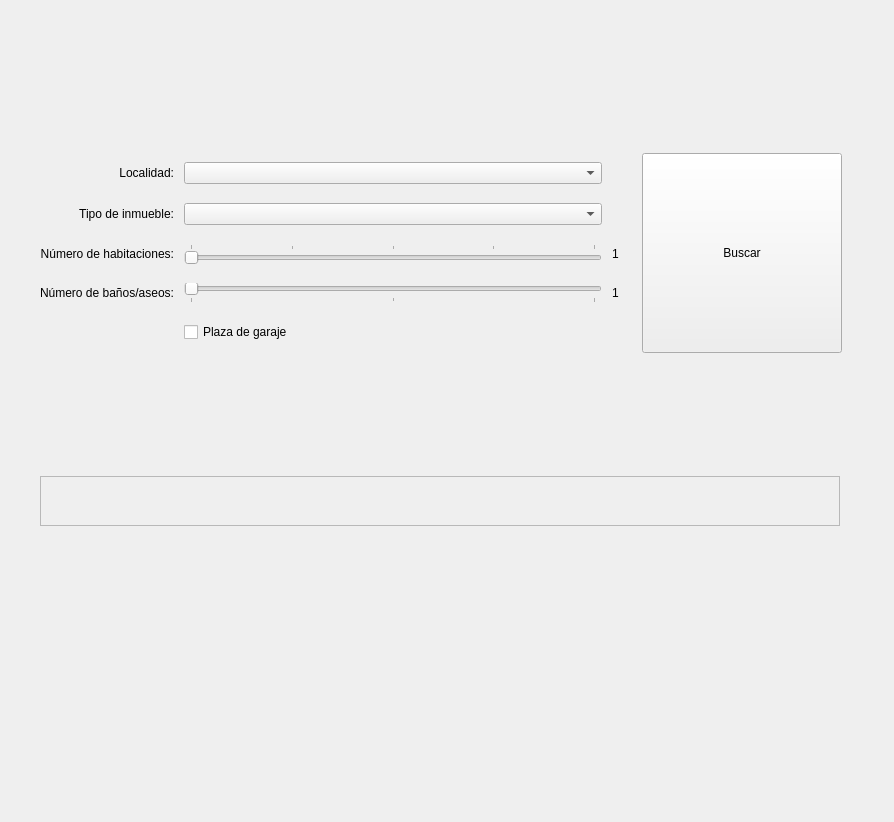
<?xml version="1.0" encoding="UTF-8"?>
<ui version="4.0">
 <class>Form</class>
 <widget class="QWidget" name="Form">
  <property name="geometry">
   <rect>
    <x>0</x>
    <y>0</y>
    <width>894</width>
    <height>822</height>
   </rect>
  </property>
  <property name="windowTitle">
   <string>Form</string>
  </property>
  <widget class="QWidget" name="verticalLayoutWidget">
   <property name="geometry">
    <rect>
     <x>40</x>
     <y>40</y>
     <width>802</width>
     <height>601</height>
    </rect>
   </property>
   <layout class="QVBoxLayout" name="verticalLayout">
    <property name="spacing">
     <number>10</number>
    </property>
    <item>
     <layout class="QHBoxLayout" name="horizontalLayout">
      <item>
       <layout class="QGridLayout" name="gridLayout_2">
        <item row="0" column="1">
         <widget class="QComboBox" name="localidad_comboBox"/>
        </item>
        <item row="1" column="0">
         <widget class="QLabel" name="tipo_inmueble_label">
          <property name="text">
           <string>Tipo de inmueble:</string>
          </property>
          <property name="alignment">
           <set>Qt::AlignRight|Qt::AlignTrailing|Qt::AlignVCenter</set>
          </property>
         </widget>
        </item>
        <item row="3" column="1">
         <widget class="QSlider" name="num_ba_horizontalSlider">
          <property name="minimum">
           <number>1</number>
          </property>
          <property name="maximum">
           <number>3</number>
          </property>
          <property name="pageStep">
           <number>1</number>
          </property>
          <property name="orientation">
           <enum>Qt::Horizontal</enum>
          </property>
          <property name="tickPosition">
           <enum>QSlider::TicksBelow</enum>
          </property>
          <property name="tickInterval">
           <number>1</number>
          </property>
         </widget>
        </item>
        <item row="0" column="0">
         <widget class="QLabel" name="localidad_label">
          <property name="text">
           <string>Localidad:</string>
          </property>
          <property name="alignment">
           <set>Qt::AlignRight|Qt::AlignTrailing|Qt::AlignVCenter</set>
          </property>
         </widget>
        </item>
        <item row="2" column="0">
         <widget class="QLabel" name="num_hab_label">
          <property name="text">
           <string>Número de habitaciones:</string>
          </property>
          <property name="alignment">
           <set>Qt::AlignRight|Qt::AlignTrailing|Qt::AlignVCenter</set>
          </property>
         </widget>
        </item>
        <item row="4" column="1">
         <widget class="QCheckBox" name="plaza_garaje_checkBox">
          <property name="text">
           <string>Plaza de garaje</string>
          </property>
         </widget>
        </item>
        <item row="3" column="0">
         <widget class="QLabel" name="num_ba_label">
          <property name="text">
           <string>Número de baños/aseos:</string>
          </property>
          <property name="alignment">
           <set>Qt::AlignRight|Qt::AlignTrailing|Qt::AlignVCenter</set>
          </property>
         </widget>
        </item>
        <item row="2" column="1">
         <widget class="QSlider" name="num_hab_horizontalSlider">
          <property name="minimum">
           <number>1</number>
          </property>
          <property name="maximum">
           <number>5</number>
          </property>
          <property name="pageStep">
           <number>1</number>
          </property>
          <property name="orientation">
           <enum>Qt::Horizontal</enum>
          </property>
          <property name="tickPosition">
           <enum>QSlider::TicksAbove</enum>
          </property>
          <property name="tickInterval">
           <number>1</number>
          </property>
         </widget>
        </item>
        <item row="1" column="1">
         <widget class="QComboBox" name="tipo_inmueble_comboBox"/>
        </item>
        <item row="2" column="2">
         <widget class="QLabel" name="selected_num_hab_label">
          <property name="sizePolicy">
           <sizepolicy hsizetype="Preferred" vsizetype="Preferred">
            <horstretch>0</horstretch>
            <verstretch>0</verstretch>
           </sizepolicy>
          </property>
          <property name="minimumSize">
           <size>
            <width>20</width>
            <height>0</height>
           </size>
          </property>
          <property name="text">
           <string>1</string>
          </property>
         </widget>
        </item>
        <item row="3" column="2">
         <widget class="QLabel" name="selected_num_ba_label">
          <property name="minimumSize">
           <size>
            <width>20</width>
            <height>0</height>
           </size>
          </property>
          <property name="text">
           <string>1</string>
          </property>
         </widget>
        </item>
       </layout>
      </item>
      <item>
       <widget class="QPushButton" name="buscar_pushButton">
        <property name="sizePolicy">
         <sizepolicy hsizetype="Fixed" vsizetype="Fixed">
          <horstretch>0</horstretch>
          <verstretch>0</verstretch>
         </sizepolicy>
        </property>
        <property name="minimumSize">
         <size>
          <width>200</width>
          <height>200</height>
         </size>
        </property>
        <property name="maximumSize">
         <size>
          <width>200</width>
          <height>200</height>
         </size>
        </property>
        <property name="text">
         <string>Buscar</string>
        </property>
        <property name="iconSize">
         <size>
          <width>16</width>
          <height>16</height>
         </size>
        </property>
       </widget>
      </item>
     </layout>
    </item>
    <item>
     <widget class="QLabel" name="resultado_busqueda_label">
      <property name="sizePolicy">
       <sizepolicy hsizetype="Fixed" vsizetype="Fixed">
        <horstretch>0</horstretch>
        <verstretch>0</verstretch>
       </sizepolicy>
      </property>
      <property name="minimumSize">
       <size>
        <width>800</width>
        <height>50</height>
       </size>
      </property>
      <property name="maximumSize">
       <size>
        <width>800</width>
        <height>50</height>
       </size>
      </property>
      <property name="frameShape">
       <enum>QFrame::StyledPanel</enum>
      </property>
      <property name="text">
       <string/>
      </property>
     </widget>
    </item>
   </layout>
  </widget>
 </widget>
 <resources/>
 <connections>
  <connection>
   <sender>num_hab_horizontalSlider</sender>
   <signal>valueChanged(int)</signal>
   <receiver>selected_num_hab_label</receiver>
   <slot>setNum(int)</slot>
   <hints>
    <hint type="sourcelabel">
     <x>401</x>
     <y>307</y>
    </hint>
    <hint type="destinationlabel">
     <x>614</x>
     <y>310</y>
    </hint>
   </hints>
  </connection>
  <connection>
   <sender>num_ba_horizontalSlider</sender>
   <signal>valueChanged(int)</signal>
   <receiver>selected_num_ba_label</receiver>
   <slot>setNum(int)</slot>
   <hints>
    <hint type="sourcelabel">
     <x>381</x>
     <y>408</y>
    </hint>
    <hint type="destinationlabel">
     <x>600</x>
     <y>411</y>
    </hint>
   </hints>
  </connection>
 </connections>
</ui>
